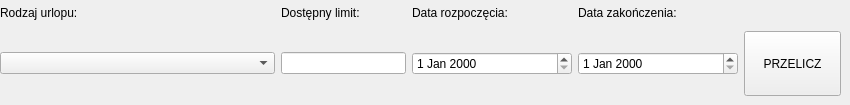
                   <widget class="QWidget" name="worker_urlops">
                    <widget class="QWidget" name="gridLayoutWidget">
                     <property name="geometry">
                      <rect>
                       <x>0</x>
                       <y>0</y>
                       <width>841</width>
                       <height>96</height>
                      </rect>
                     </property>
                     <layout class="QGridLayout" name="gridLayout_4">
                      <item row="1" column="2">
                       <widget class="QDateEdit" name="date_U_DateStart">
                        <property name="minimumSize">
                         <size>
                          <width>160</width>
                          <height>0</height>
                         </size>
                        </property>
                        <property name="maximumSize">
                         <size>
                          <width>120</width>
                          <height>16777215</height>
                         </size>
                        </property>
                       </widget>
                      </item>
                      <item row="0" column="2">
                       <widget class="QLabel" name="lb_U_dateStart">
                        <property name="maximumSize">
                         <size>
                          <width>16777215</width>
                          <height>25</height>
                         </size>
                        </property>
                        <property name="text">
                         <string>Data rozpoczęcia:</string>
                        </property>
                       </widget>
                      </item>
                      <item row="0" column="3">
                       <widget class="QLabel" name="lb_U_dateEnd">
                        <property name="maximumSize">
                         <size>
                          <width>16777215</width>
                          <height>25</height>
                         </size>
                        </property>
                        <property name="text">
                         <string>Data zakończenia:</string>
                        </property>
                       </widget>
                      </item>
                      <item row="0" column="0">
                       <widget class="QLabel" name="lb_urlopType">
                        <property name="maximumSize">
                         <size>
                          <width>16777215</width>
                          <height>25</height>
                         </size>
                        </property>
                        <property name="text">
                         <string>Rodzaj urlopu:</string>
                        </property>
                       </widget>
                      </item>
                      <item row="1" column="1">
                       <widget class="QLineEdit" name="le_U_availableLimit">
                        <property name="maximumSize">
                         <size>
                          <width>125</width>
                          <height>16777215</height>
                         </size>
                        </property>
                       </widget>
                      </item>
                      <item row="1" column="3">
                       <widget class="QDateEdit" name="date_U_DateEnd">
                        <property name="minimumSize">
                         <size>
                          <width>160</width>
                          <height>0</height>
                         </size>
                        </property>
                        <property name="maximumSize">
                         <size>
                          <width>160</width>
                          <height>16777215</height>
                         </size>
                        </property>
                       </widget>
                      </item>
                      <item row="1" column="4">
                       <widget class="QPushButton" name="button_U_calculate">
                        <property name="minimumSize">
                         <size>
                          <width>65</width>
                          <height>65</height>
                         </size>
                        </property>
                        <property name="maximumSize">
                         <size>
                          <width>100</width>
                          <height>100</height>
                         </size>
                        </property>
                        <property name="text">
                         <string>PRZELICZ</string>
                        </property>
                       </widget>
                      </item>
                      <item row="0" column="1">
                       <widget class="QLabel" name="lb_availableLimit">
                        <property name="maximumSize">
                         <size>
                          <width>16777215</width>
                          <height>25</height>
                         </size>
                        </property>
                        <property name="text">
                         <string>Dostępny limit:</string>
                        </property>
                       </widget>
                      </item>
                      <item row="1" column="0">
                       <widget class="QComboBox" name="cb_urlop">
                        <property name="minimumSize">
                         <size>
                          <width>275</width>
                          <height>0</height>
                         </size>
                        </property>
                        <property name="maximumSize">
                         <size>
                          <width>275</width>
                          <height>16777215</height>
                         </size>
                        </property>
                       </widget>
                      </item>
                     </layout>
                    </widget>
                   </widget>
